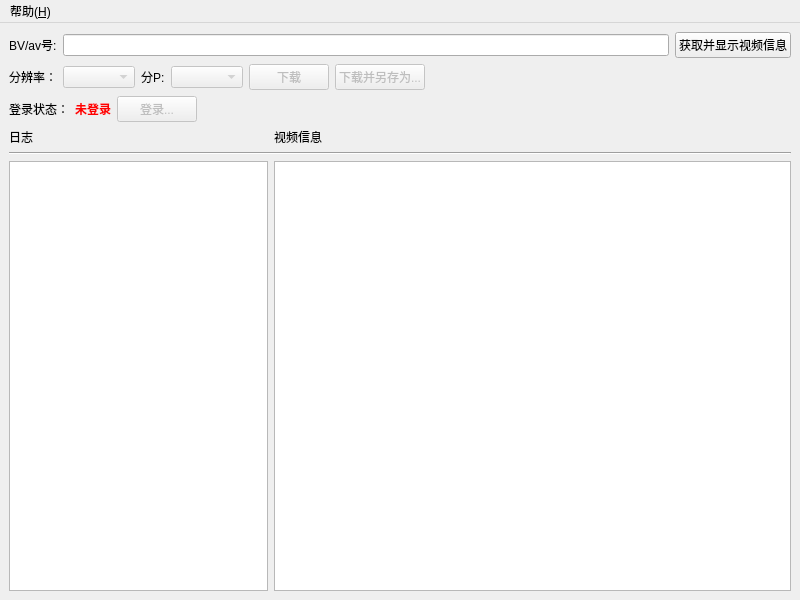
<?xml version="1.0" encoding="UTF-8"?>
<ui version="4.0">
 <class>MainWindow</class>
 <widget class="QMainWindow" name="MainWindow">
  <property name="geometry">
   <rect>
    <x>0</x>
    <y>0</y>
    <width>800</width>
    <height>600</height>
   </rect>
  </property>
  <property name="windowTitle">
   <string>BiliDownloader</string>
  </property>
  <widget class="QWidget" name="centralwidget">
   <layout class="QGridLayout" name="gridLayout_2">
    <item row="2" column="0">
     <layout class="QGridLayout" name="gridLayout_4">
      <item row="3" column="0">
       <layout class="QHBoxLayout" name="horizontalLayout_4">
        <item>
         <widget class="QLabel" name="label_5">
          <property name="text">
           <string>登录状态：</string>
          </property>
         </widget>
        </item>
        <item>
         <widget class="QLabel" name="label_6">
          <property name="font">
           <font>
            <bold>true</bold>
           </font>
          </property>
          <property name="styleSheet">
           <string notr="true">color:rgb(255, 0, 0)</string>
          </property>
          <property name="text">
           <string>未登录</string>
          </property>
         </widget>
        </item>
        <item>
         <widget class="QPushButton" name="loginButton">
          <property name="enabled">
           <bool>false</bool>
          </property>
          <property name="text">
           <string>登录...</string>
          </property>
         </widget>
        </item>
        <item>
         <spacer name="horizontalSpacer_2">
          <property name="orientation">
           <enum>Qt::Horizontal</enum>
          </property>
          <property name="sizeHint" stdset="0">
           <size>
            <width>40</width>
            <height>20</height>
           </size>
          </property>
         </spacer>
        </item>
       </layout>
      </item>
      <item row="0" column="0">
       <layout class="QHBoxLayout" name="horizontalLayout_3">
        <item>
         <widget class="QLabel" name="BVAV_Label">
          <property name="text">
           <string>BV/av号:</string>
          </property>
         </widget>
        </item>
        <item>
         <widget class="QLineEdit" name="BVAVInput"/>
        </item>
        <item>
         <widget class="QPushButton" name="showInfoButton">
          <property name="text">
           <string>获取并显示视频信息</string>
          </property>
         </widget>
        </item>
       </layout>
      </item>
      <item row="1" column="0">
       <layout class="QHBoxLayout" name="horizontalLayout">
        <item>
         <widget class="QLabel" name="label_3">
          <property name="text">
           <string>分辨率：</string>
          </property>
         </widget>
        </item>
        <item>
         <widget class="QComboBox" name="resolutionSelector">
          <property name="enabled">
           <bool>false</bool>
          </property>
         </widget>
        </item>
        <item>
         <widget class="QLabel" name="label_4">
          <property name="text">
           <string>分P:</string>
          </property>
         </widget>
        </item>
        <item>
         <widget class="QComboBox" name="pageSelector">
          <property name="enabled">
           <bool>false</bool>
          </property>
         </widget>
        </item>
        <item>
         <widget class="QPushButton" name="downloadButton">
          <property name="enabled">
           <bool>false</bool>
          </property>
          <property name="text">
           <string>下载</string>
          </property>
         </widget>
        </item>
        <item>
         <widget class="QPushButton" name="downloadSaveAsButton">
          <property name="enabled">
           <bool>false</bool>
          </property>
          <property name="text">
           <string>下载并另存为...</string>
          </property>
         </widget>
        </item>
        <item>
         <spacer name="horizontalSpacer">
          <property name="orientation">
           <enum>Qt::Horizontal</enum>
          </property>
          <property name="sizeHint" stdset="0">
           <size>
            <width>40</width>
            <height>20</height>
           </size>
          </property>
         </spacer>
        </item>
       </layout>
      </item>
     </layout>
    </item>
    <item row="7" column="0">
     <layout class="QHBoxLayout" name="horizontalLayout_2" stretch="1,2">
      <item>
       <widget class="QLabel" name="label_2">
        <property name="text">
         <string>日志</string>
        </property>
       </widget>
      </item>
      <item>
       <widget class="QLabel" name="label">
        <property name="text">
         <string>视频信息</string>
        </property>
       </widget>
      </item>
     </layout>
    </item>
    <item row="9" column="0">
     <layout class="QGridLayout" name="gridLayout" rowstretch="0" columnstretch="1,2">
      <item row="0" column="1">
       <widget class="QTextBrowser" name="VideoInfoBox">
        <property name="font">
         <font>
          <pointsize>20</pointsize>
         </font>
        </property>
       </widget>
      </item>
      <item row="0" column="0">
       <widget class="QTextBrowser" name="logBox"/>
      </item>
     </layout>
    </item>
    <item row="8" column="0">
     <widget class="Line" name="line">
      <property name="orientation">
       <enum>Qt::Horizontal</enum>
      </property>
     </widget>
    </item>
   </layout>
  </widget>
  <widget class="QMenuBar" name="menubar">
   <property name="geometry">
    <rect>
     <x>0</x>
     <y>0</y>
     <width>800</width>
     <height>22</height>
    </rect>
   </property>
   <widget class="QMenu" name="menu_A">
    <property name="title">
     <string>帮助(&amp;H)</string>
    </property>
    <addaction name="actionAbout"/>
   </widget>
   <addaction name="menu_A"/>
  </widget>
  <action name="actionAbout">
   <property name="text">
    <string>关于...</string>
   </property>
  </action>
 </widget>
 <tabstops>
  <tabstop>BVAVInput</tabstop>
  <tabstop>showInfoButton</tabstop>
  <tabstop>resolutionSelector</tabstop>
  <tabstop>pageSelector</tabstop>
  <tabstop>downloadButton</tabstop>
  <tabstop>downloadSaveAsButton</tabstop>
  <tabstop>loginButton</tabstop>
  <tabstop>logBox</tabstop>
  <tabstop>VideoInfoBox</tabstop>
 </tabstops>
 <resources>
  <include location="BiliDownloader.qrc"/>
 </resources>
 <connections/>
</ui>
